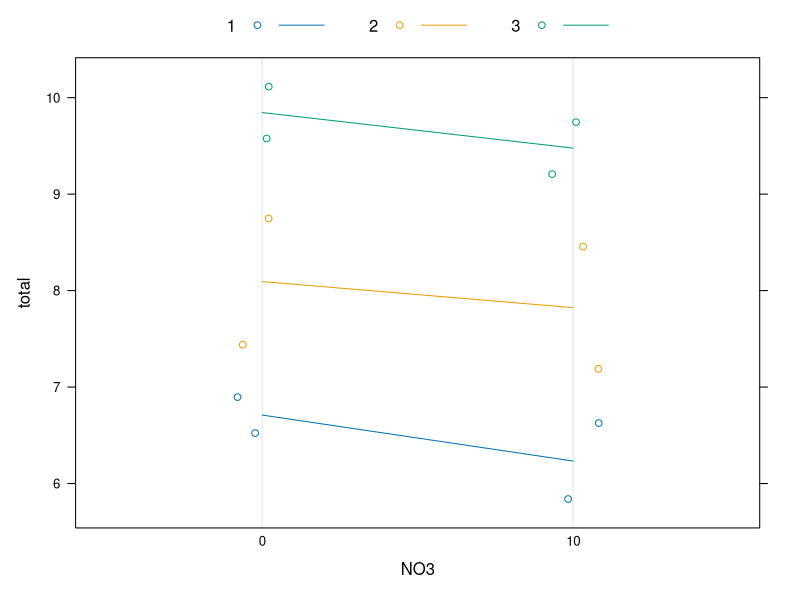
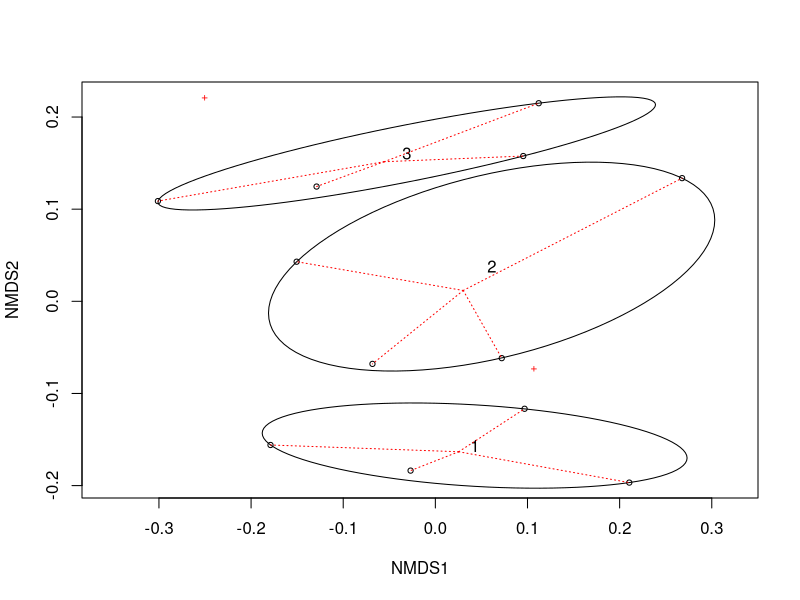

Reproduce these figures in R, in order.
library(vegan)


### Name: adonis
### Title: Permutational Multivariate Analysis of Variance Using Distance
###   Matrices
### Aliases: adonis adonis2
### Keywords: multivariate nonparametric

### ** Examples

data(dune)
data(dune.env)
## default test by terms
adonis2(dune ~ Management*A1, data = dune.env)
## overall tests
adonis2(dune ~ Management*A1, data = dune.env, by = NULL)

### Example of use with strata, for nested (e.g., block) designs.
dat <- expand.grid(rep=gl(2,1), NO3=factor(c(0,10)),field=gl(3,1) )
dat
Agropyron <- with(dat, as.numeric(field) + as.numeric(NO3)+2) +rnorm(12)/2
Schizachyrium <- with(dat, as.numeric(field) - as.numeric(NO3)+2) +rnorm(12)/2
total <- Agropyron + Schizachyrium
dotplot(total ~ NO3, dat, jitter.x=TRUE, groups=field,
        type=c('p','a'), xlab="NO3", auto.key=list(columns=3, lines=TRUE) )

Y <- data.frame(Agropyron, Schizachyrium)
mod <- metaMDS(Y, trace = FALSE)
plot(mod)
### Ellipsoid hulls show treatment
with(dat, ordiellipse(mod, field, kind = "ehull", label = TRUE))
### Spider shows fields
with(dat, ordispider(mod, field, lty=3, col="red"))

### Incorrect (no strata)
perm <- how(nperm = 199)
adonis2 (Y ~ NO3, data = dat, permutations = perm)

## Correct with strata
setBlocks(perm) <- with(dat, field)
adonis2(Y ~ NO3, data = dat, permutations = perm)
